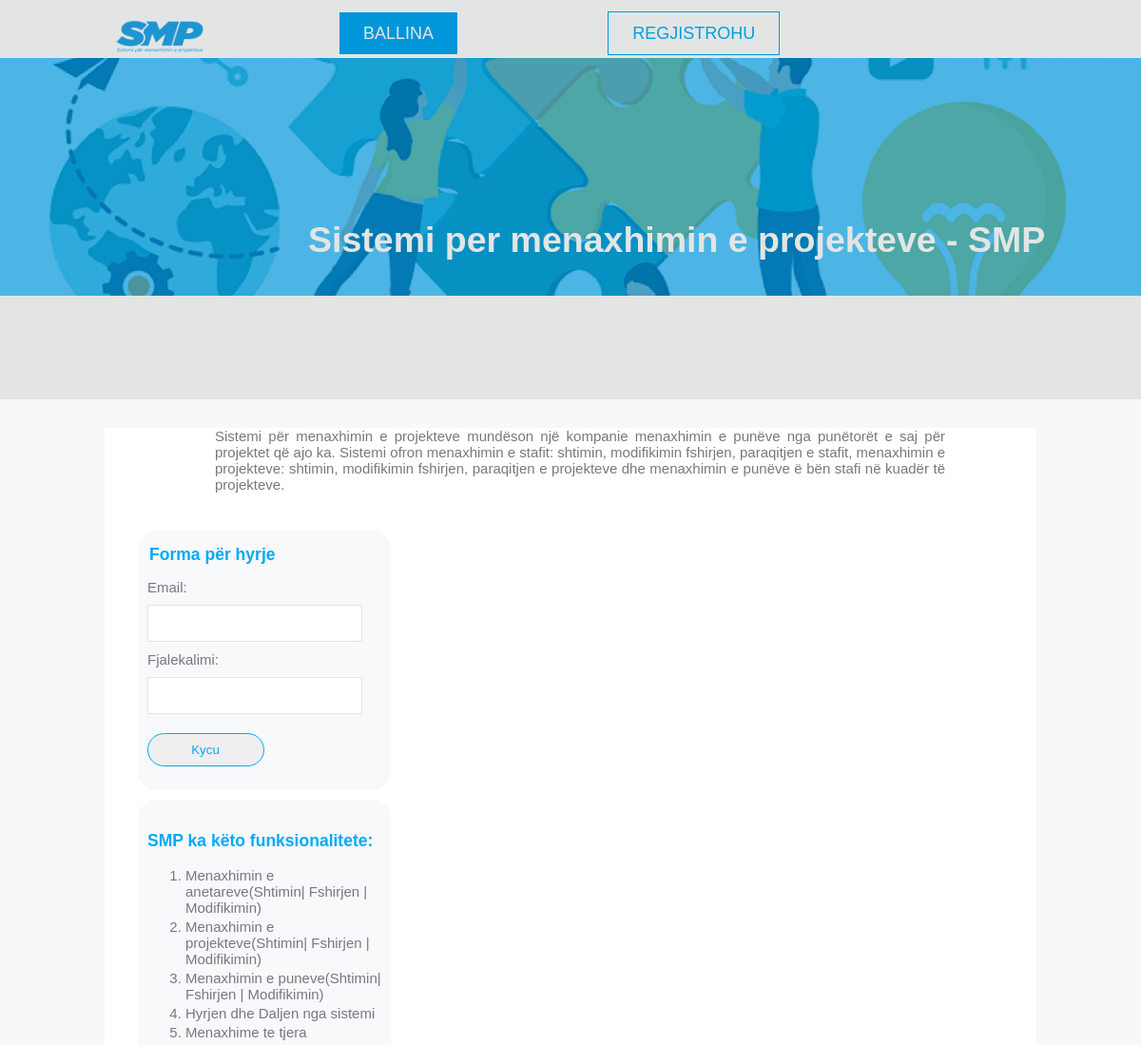
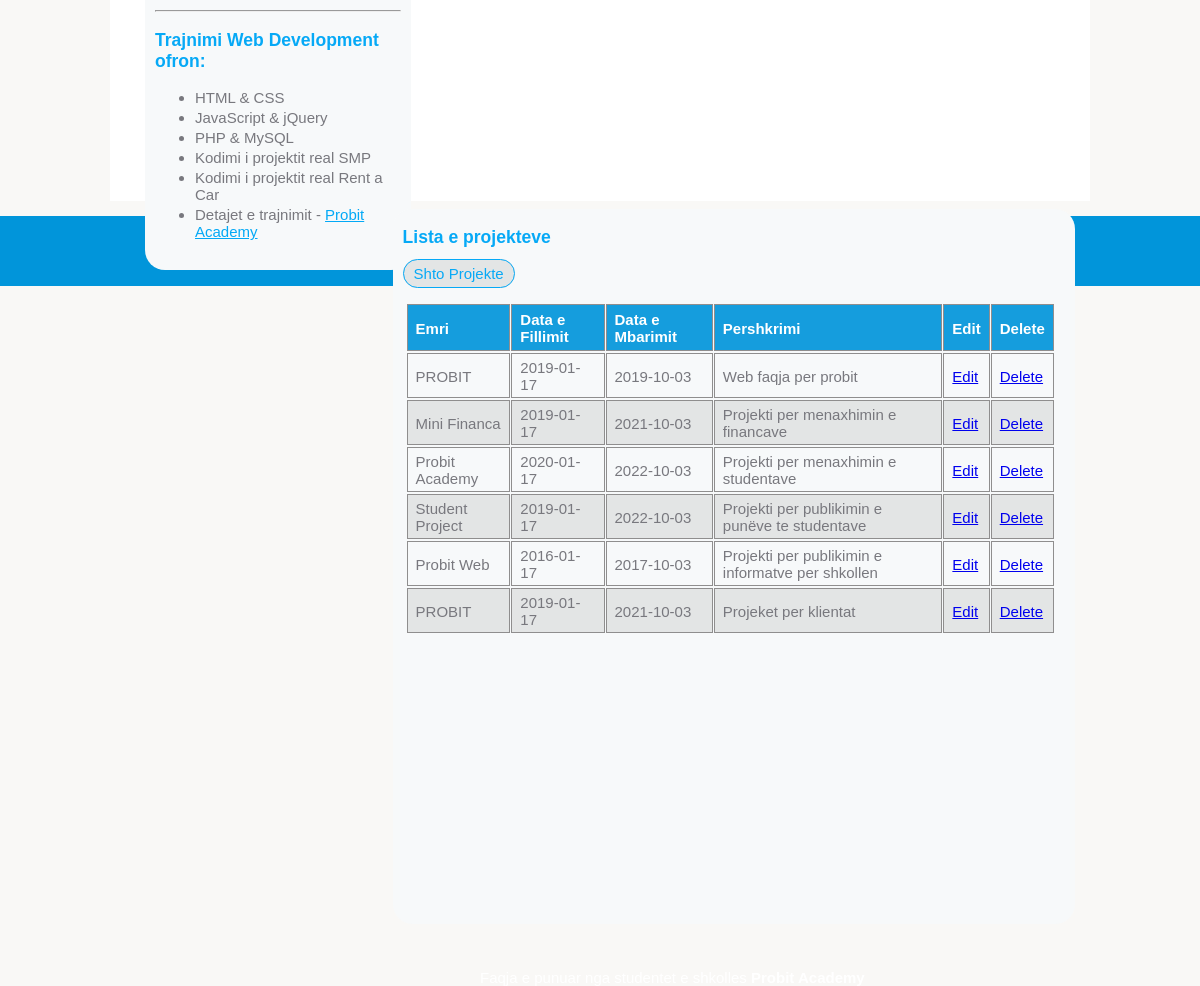
Screenshot of /projektet.php with the database file from the repository (2 pictures, top to bottom).
### tables this page shows
CREATE TABLE `projektet` (
  `projektiid` int(11) NOT NULL,
  `emri` varchar(50) NOT NULL,
  `pershkrimi` text DEFAULT NULL,
  `datafillimit` date NOT NULL,
  `datambarimit` date NOT NULL
);

### inc/functions.php (called while the page is built, shortened)
<?php
    $dbConn = "";
    function merrProjektet()
    {
        global $dbConn;
        $sql = "SELECT projektiid ,emri, pershkrimi, datafillimit, datambarimit FROM projektet" ;
        return $projektet = mysqli_query($dbConn, $sql);
    }
?>

### projektet.php (the view, shortened to what this page needs)
<?php include'inc/header.php'; ?>
    <main class="container page">
        <article class="maininfo">
            <p>
                Sistemi për menaxhimin e projekteve mundëson një kompanie menaxhimin e punëve
                nga punëtorët e saj për projektet që ajo ka.
                Sistemi ofron menaxhimin e stafit: shtimin, modifikimin fshirjen, paraqitjen e stafit,
                menaxhimin e projekteve: shtimin, modifikimin fshirjen, paraqitjen e projekteve dhe menaxhimin e
                punëve ë bën stafi në kuadër të projekteve.
            </p>
        </article>
        <?php include'inc/sidebar.php'; ?>
        <section id="content" class="box">
        <h3 class="title">
            Lista e projekteve
        </h3>
            <a class="addProject" href="shtoprojekte.php">Shto Projekte</a>
        <table id="members">
                <tr>
                    <th>Emri</th>
                    <th>Data e Fillimit</th>
                    <th>Data e Mbarimit</th>
                    <th>Pershkrimi</th>
                    <th>Edit</th>
                    <th>Delete</th>
                </tr>
        <?php
                $projektet = merrProjektet();
                if($projektet)
                {
                    $i = 0;
                    while ($projekti = mysqli_fetch_assoc($projektet)) {
                        $pid = $projekti['projektiid'];
                        if ($i%2 == 0)
                        {
                            echo "<tr>";
                        }
                        else
                        {
                            echo "<tr class='alt'>";
                        }
                            echo "<td>" . $projekti['emri'] . "</td>";
                            echo "<td>" . $projekti['datafillimit'] . "</td>";
                            echo "<td>" . $projekti['datambarimit'] .  "</td>";
                            echo "<td>" . $projekti['pershkrimi'] . "</td>";
                            echo "<td> <a href = 'modifikoprojekte.php?pid={$pid}'>Edit </a>";
                            echo "<td> <a href = 'fshijprojekte.php?pid={$pid}'>Delete </a>";
                            echo "</tr>";
                        $i++;
                    }
                }
        ?>
            </table>
        </section>
    </main>
    <?php  include'inc/footer.php';?>

### SMPStyle.css (style rules this page uses)
body { font-family: 'Trebuchet MS', 'Lucida Sans Unicode', 'Lucida Grande', 'Lucida Sans', Arial, sans-serif; font-size: 15px; color: #78787e; background-color: #f9f8f6; margin: 0; padding: 0; }
.container { width: 80%; margin: 0 auto; }
.page { height: 850px; padding-left: 20px; background-color: #fff; }
.maininfo { width: 80%; margin: 30px auto; text-align: justify; }
.title { color: #06a9f6; }
#content { float: right; width: 69%; height: 700px; padding-top: 0px; }
#members { float: left; margin-top: 20px; margin-left: 3px; width: 98%; empty-cells: show; border-collapse: separate; border-spacing: 1px 2px; }
#members td, #members th { border: 1px solid #8f8e8e; padding: 5px 8px 4px; }
#members th { text-align: left; padding-top: 6px; padding-bottom: 5px; background-color: #159ddd; color: #fff; }
#members tr.alt td { background-color: #e3e5e5; }
.box { width: 95%; height: auto; background-color: #f7f9fa; margin: 10px 15px; padding: 15px 10px; border-radius: 20px; }
.addProject { border: 1px solid #06a9f6; padding: 5px 5px; padding-right: 10px; padding-left: 10px; text-decoration: none; background-color: #e3e5e5; border-radius: 40px; text-align: center; }
.addProject:link { color: #06a9f6; }
.box { width: 95%; height: auto; background-color: #f7f9fa; margin: 10px 15px; padding: 15px 10px; }

### rows the page displays
projektet: emri "PROBIT", datafillimit "2019-01-17", datambarimit "2019-10-03", pershkrimi "Web faqja per probit"
projektet: emri "Mini Financa", datafillimit "2019-01-17", datambarimit "2021-10-03", pershkrimi "Projekti per menaxhimin e financave"
projektet: emri "Probit Academy", datafillimit "2020-01-17", datambarimit "2022-10-03", pershkrimi "Projekti per menaxhimin e studentave"
projektet: emri "Student Project", datafillimit "2019-01-17", datambarimit "2022-10-03", pershkrimi "Projekti per publikimin e punëve te studentave"
projektet: emri "Probit Web", datafillimit "2016-01-17", datambarimit "2017-10-03", pershkrimi "Projekti per publikimin e informatve per shkollen"
projektet: emri "PROBIT", datafillimit "2019-01-17", datambarimit "2021-10-03", pershkrimi "Projeket per klientat"
